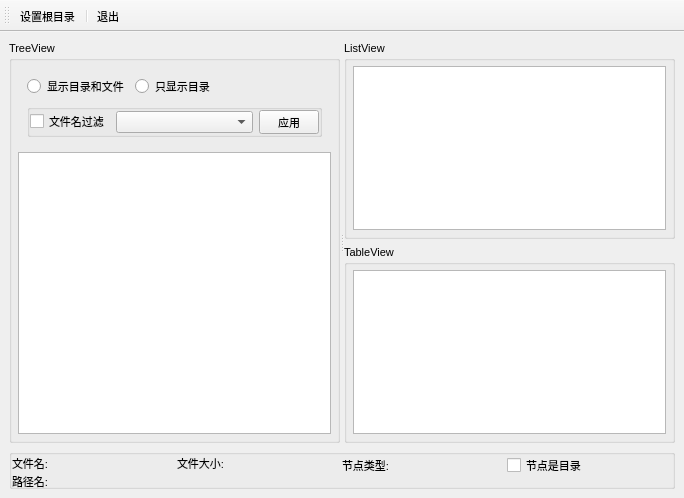
<?xml version="1.0" encoding="UTF-8"?>
<ui version="4.0">
 <class>MainWindow</class>
 <widget class="QMainWindow" name="MainWindow">
  <property name="geometry">
   <rect>
    <x>0</x>
    <y>0</y>
    <width>684</width>
    <height>498</height>
   </rect>
  </property>
  <property name="font">
   <font>
    <pointsize>8</pointsize>
   </font>
  </property>
  <property name="windowTitle">
   <string>MainWindow</string>
  </property>
  <property name="styleSheet">
   <string notr="true"/>
  </property>
  <property name="iconSize">
   <size>
    <width>16</width>
    <height>16</height>
   </size>
  </property>
  <widget class="QWidget" name="centralwidget">
   <layout class="QVBoxLayout" name="verticalLayout_6">
    <item>
     <widget class="QSplitter" name="splitter">
      <property name="orientation">
       <enum>Qt::Horizontal</enum>
      </property>
      <widget class="QGroupBox" name="groupBox">
       <property name="title">
        <string>TreeView</string>
       </property>
       <layout class="QVBoxLayout" name="verticalLayout_7">
        <property name="spacing">
         <number>6</number>
        </property>
        <property name="leftMargin">
         <number>6</number>
        </property>
        <property name="topMargin">
         <number>6</number>
        </property>
        <property name="rightMargin">
         <number>6</number>
        </property>
        <property name="bottomMargin">
         <number>6</number>
        </property>
        <item>
         <widget class="QFrame" name="frame_5">
          <layout class="QVBoxLayout" name="verticalLayout_3">
           <item>
            <layout class="QHBoxLayout" name="horizontalLayout_3">
             <item>
              <widget class="QRadioButton" name="rBtnShowFileDir">
               <property name="text">
                <string>显示目录和文件</string>
               </property>
              </widget>
             </item>
             <item>
              <widget class="QRadioButton" name="rBtnShowDir">
               <property name="text">
                <string>只显示目录</string>
               </property>
              </widget>
             </item>
             <item>
              <spacer name="horizontalSpacer_2">
               <property name="orientation">
                <enum>Qt::Horizontal</enum>
               </property>
               <property name="sizeHint" stdset="0">
                <size>
                 <width>40</width>
                 <height>20</height>
                </size>
               </property>
              </spacer>
             </item>
            </layout>
           </item>
           <item>
            <widget class="QGroupBox" name="groupBoxFilter">
             <layout class="QHBoxLayout" name="horizontalLayout_2" stretch="1,2,1">
              <property name="spacing">
               <number>6</number>
              </property>
              <property name="leftMargin">
               <number>0</number>
              </property>
              <property name="topMargin">
               <number>0</number>
              </property>
              <property name="rightMargin">
               <number>0</number>
              </property>
              <property name="bottomMargin">
               <number>0</number>
              </property>
              <item>
               <widget class="QCheckBox" name="chkBoxFileNameFilter">
                <property name="text">
                 <string>文件名过滤</string>
                </property>
               </widget>
              </item>
              <item>
               <widget class="QComboBox" name="comboBoxFilter"/>
              </item>
              <item>
               <widget class="QToolButton" name="tBtnApply">
                <property name="minimumSize">
                 <size>
                  <width>60</width>
                  <height>0</height>
                 </size>
                </property>
                <property name="text">
                 <string>应用</string>
                </property>
               </widget>
              </item>
             </layout>
            </widget>
           </item>
          </layout>
         </widget>
        </item>
        <item>
         <widget class="QTreeView" name="treeView"/>
        </item>
       </layout>
      </widget>
      <widget class="QWidget" name="layoutWidget">
       <layout class="QVBoxLayout" name="verticalLayout_2">
        <item>
         <widget class="QGroupBox" name="groupBox_2">
          <property name="title">
           <string>ListView</string>
          </property>
          <layout class="QVBoxLayout" name="verticalLayout_4">
           <property name="spacing">
            <number>6</number>
           </property>
           <property name="leftMargin">
            <number>6</number>
           </property>
           <property name="topMargin">
            <number>6</number>
           </property>
           <property name="rightMargin">
            <number>6</number>
           </property>
           <property name="bottomMargin">
            <number>6</number>
           </property>
           <item>
            <widget class="QListView" name="listView"/>
           </item>
          </layout>
         </widget>
        </item>
        <item>
         <widget class="QGroupBox" name="groupBox_3">
          <property name="title">
           <string>TableView</string>
          </property>
          <layout class="QVBoxLayout" name="verticalLayout_5">
           <property name="spacing">
            <number>6</number>
           </property>
           <property name="leftMargin">
            <number>6</number>
           </property>
           <property name="topMargin">
            <number>6</number>
           </property>
           <property name="rightMargin">
            <number>6</number>
           </property>
           <property name="bottomMargin">
            <number>6</number>
           </property>
           <item>
            <widget class="QTableView" name="tableView"/>
           </item>
          </layout>
         </widget>
        </item>
       </layout>
      </widget>
     </widget>
    </item>
    <item>
     <widget class="QGroupBox" name="groupBox_4">
      <property name="minimumSize">
       <size>
        <width>0</width>
        <height>40</height>
       </size>
      </property>
      <property name="maximumSize">
       <size>
        <width>16777215</width>
        <height>40</height>
       </size>
      </property>
      <property name="title">
       <string/>
      </property>
      <layout class="QVBoxLayout" name="verticalLayout">
       <property name="spacing">
        <number>0</number>
       </property>
       <property name="leftMargin">
        <number>0</number>
       </property>
       <property name="topMargin">
        <number>0</number>
       </property>
       <property name="rightMargin">
        <number>0</number>
       </property>
       <property name="bottomMargin">
        <number>0</number>
       </property>
       <item>
        <layout class="QHBoxLayout" name="horizontalLayout">
         <item>
          <widget class="QLabel" name="labelFileName">
           <property name="text">
            <string>文件名:</string>
           </property>
          </widget>
         </item>
         <item>
          <widget class="QLabel" name="labelFileSize">
           <property name="text">
            <string>文件大小:</string>
           </property>
          </widget>
         </item>
         <item>
          <widget class="QLabel" name="labelNodeType">
           <property name="minimumSize">
            <size>
             <width>0</width>
             <height>20</height>
            </size>
           </property>
           <property name="text">
            <string>节点类型: </string>
           </property>
          </widget>
         </item>
         <item>
          <widget class="QCheckBox" name="chkBoxIsDir">
           <property name="minimumSize">
            <size>
             <width>0</width>
             <height>20</height>
            </size>
           </property>
           <property name="text">
            <string>节点是目录</string>
           </property>
          </widget>
         </item>
        </layout>
       </item>
       <item>
        <widget class="QLabel" name="labelPath">
         <property name="minimumSize">
          <size>
           <width>0</width>
           <height>20</height>
          </size>
         </property>
         <property name="text">
          <string>路径名:</string>
         </property>
        </widget>
       </item>
      </layout>
     </widget>
    </item>
   </layout>
  </widget>
  <widget class="QToolBar" name="toolBar">
   <property name="windowTitle">
    <string>toolBar</string>
   </property>
   <property name="toolButtonStyle">
    <enum>Qt::ToolButtonTextUnderIcon</enum>
   </property>
   <attribute name="toolBarArea">
    <enum>TopToolBarArea</enum>
   </attribute>
   <attribute name="toolBarBreak">
    <bool>false</bool>
   </attribute>
   <addaction name="actionSetRootDIr"/>
   <addaction name="separator"/>
   <addaction name="actionExit"/>
  </widget>
  <action name="actionSetRootDIr">
   <property name="icon">
    <iconset resource="res.qrc">
     <normaloff>:/img/open.png</normaloff>:/img/open.png</iconset>
   </property>
   <property name="text">
    <string>设置根目录</string>
   </property>
   <property name="menuRole">
    <enum>QAction::NoRole</enum>
   </property>
  </action>
  <action name="actionExit">
   <property name="icon">
    <iconset resource="res.qrc">
     <normaloff>:/img/exit (2).png</normaloff>:/img/exit (2).png</iconset>
   </property>
   <property name="text">
    <string>退出</string>
   </property>
   <property name="menuRole">
    <enum>QAction::TextHeuristicRole</enum>
   </property>
  </action>
 </widget>
 <resources>
  <include location="res.qrc"/>
 </resources>
 <connections/>
</ui>
